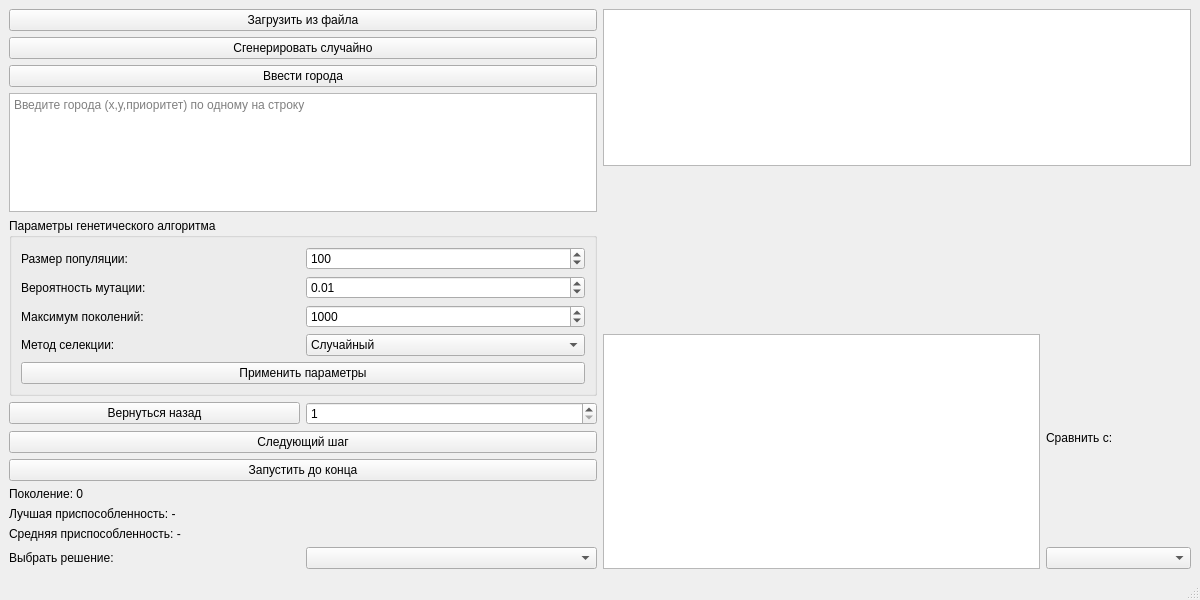
<?xml version="1.0" encoding="UTF-8"?>
<ui version="4.0">
    <class>Gui</class>
    <widget class="QMainWindow" name="Gui">
        <property name="geometry">
            <rect>
                <x>0</x>
                <y>0</y>
                <width>1200</width>
                <height>600</height>
            </rect>
        </property>
        <property name="windowTitle">
            <string>Задача коммивояжера с приоритетами</string>
        </property>
        <widget class="QWidget" name="centralwidget">
            <layout class="QHBoxLayout" name="horizontalLayout">
                <item>
                    <layout class="QVBoxLayout" name="verticalLayout">
                        <item>
                            <widget class="QPushButton" name="loadFileButton">
                                <property name="text">
                                    <string>Загрузить из файла</string>
                                </property>
                            </widget>
                        </item>
                        <item>
                            <widget class="QPushButton" name="generateRandomButton">
                                <property name="text">
                                    <string>Сгенерировать случайно</string>
                                </property>
                            </widget>
                        </item>
                        <item>
                            <widget class="QPushButton" name="inputCitiesButton">
                                <property name="text">
                                    <string>Ввести города</string>
                                </property>
                            </widget>
                        </item>
                        <item>
                            <widget class="QTextEdit" name="textEdit">
                                <property name="placeholderText">
                                    <string>Введите города (x,y,приоритет) по одному на строку</string>
                                </property>
                            </widget>
                        </item>
                        <item>
                            <widget class="QGroupBox" name="paramsGroup">
                                <property name="title">
                                    <string>Параметры генетического алгоритма</string>
                                </property>
                                <layout class="QVBoxLayout" name="verticalLayout_2">
                                    <item>
                                        <layout class="QHBoxLayout" name="popSizeLayout">
                                            <item>
                                                <widget class="QLabel" name="label">
                                                    <property name="text">
                                                        <string>Размер популяции:</string>
                                                    </property>
                                                </widget>
                                            </item>
                                            <item>
                                                <widget class="QSpinBox" name="popSizeSpinBox">
                                                    <property name="minimum">
                                                        <number>10</number>
                                                    </property>
                                                    <property name="maximum">
                                                        <number>1000</number>
                                                    </property>
                                                    <property name="value">
                                                        <number>100</number>
                                                    </property>
                                                </widget>
                                            </item>
                                        </layout>
                                    </item>
                                    <item>
                                        <layout class="QHBoxLayout" name="mutationRateLayout">
                                            <item>
                                                <widget class="QLabel" name="label_2">
                                                    <property name="text">
                                                        <string>Вероятность мутации:</string>
                                                    </property>
                                                </widget>
                                            </item>
                                            <item>
                                                <widget class="QDoubleSpinBox" name="mutationRateSpinBox">
                                                    <property name="maximum">
                                                        <double>1.000000000000000</double>
                                                    </property>
                                                    <property name="singleStep">
                                                        <double>0.010000000000000</double>
                                                    </property>
                                                    <property name="value">
                                                        <double>0.010000000000000</double>
                                                    </property>
                                                </widget>
                                            </item>
                                        </layout>
                                    </item>
                                    <item>
                                        <layout class="QHBoxLayout" name="maxGenLayout">
                                            <item>
                                                <widget class="QLabel" name="label_3">
                                                    <property name="text">
                                                        <string>Максимум поколений:</string>
                                                    </property>
                                                </widget>
                                            </item>
                                            <item>
                                                <widget class="QSpinBox" name="maxGenSpinBox">
                                                    <property name="minimum">
                                                        <number>100</number>
                                                    </property>
                                                    <property name="maximum">
                                                        <number>10000</number>
                                                    </property>
                                                    <property name="value">
                                                        <number>1000</number>
                                                    </property>
                                                </widget>
                                            </item>
                                        </layout>
                                    </item>
                                    <item>
                                        <layout class="QHBoxLayout" name="selectionMethodLayout">
                                            <item>
                                                <widget class="QLabel" name="label_4">
                                                    <property name="text">
                                                        <string>Метод селекции:</string>
                                                    </property>
                                                </widget>
                                            </item>
                                            <item>
                                                <widget class="QComboBox" name="selectionMethodComboBox">
                                                    <item>
                                                        <property name="text">
                                                            <string>Случайный</string>
                                                        </property>
                                                    </item>
                                                    <item>
                                                        <property name="text">
                                                            <string>Турнирный</string>
                                                        </property>
                                                    </item>
                                                </widget>
                                            </item>
                                        </layout>
                                    </item>
                                    <item>
                                        <widget class="QPushButton" name="applyParamsButton">
                                            <property name="text">
                                                <string>Применить параметры</string>
                                            </property>
                                        </widget>
                                    </item>
                                </layout>
                            </widget>
                        </item>
                        <item>
                            <layout class="QHBoxLayout" name="backLayout">
                                <item>
                                    <widget class="QPushButton" name="backButton">
                                        <property name="text">
                                            <string>Вернуться назад</string>
                                        </property>
                                    </widget>
                                </item>
                                <item>
                                    <widget class="QSpinBox" name="backStepsSpinBox">
                                        <property name="minimum">
                                            <number>1</number>
                                        </property>
                                        <property name="maximum">
                                            <number>100</number>
                                        </property>
                                        <property name="value">
                                            <number>1</number>
                                        </property>
                                    </widget>
                                </item>
                            </layout>
                        </item>
                        <item>
                            <widget class="QPushButton" name="runStepButton">
                                <property name="text">
                                    <string>Следующий шаг</string>
                                </property>
                            </widget>
                        </item>
                        <item>
                            <widget class="QPushButton" name="runToEndButton">
                                <property name="text">
                                    <string>Запустить до конца</string>
                                </property>
                            </widget>
                        </item>
                        <item>
                            <widget class="QLabel" name="generationLabel">
                                <property name="text">
                                    <string>Поколение: 0</string>
                                </property>
                            </widget>
                        </item>
                        <item>
                            <widget class="QLabel" name="bestFitnessLabel">
                                <property name="text">
                                    <string>Лучшая приспособленность: -</string>
                                </property>
                            </widget>
                        </item>
                        <item>
                            <widget class="QLabel" name="avgFitnessLabel">
                                <property name="text">
                                    <string>Средняя приспособленность: -</string>
                                </property>
                            </widget>
                        </item>
                        <item>
                            <layout class="QHBoxLayout" name="solutionSelectionLayout">
                                <item>
                                    <widget class="QLabel" name="label_5">
                                        <property name="text">
                                            <string>Выбрать решение:</string>
                                        </property>
                                    </widget>
                                </item>
                                <item>
                                    <widget class="QComboBox" name="solutionComboBox"/>
                                </item>
                            </layout>
                        </item>
                    </layout>
                </item>
                <item>
                    <layout class="QVBoxLayout" name="verticalLayout_3" stretch="2,2,3">
                        <item>
                            <widget class="QGraphicsView" name="graphicsView">
                                <property name="sizePolicy">
                                    <sizepolicy hsizetype="Expanding" vsizetype="Expanding">
                                        <horstretch>0</horstretch>
                                        <verstretch>2</verstretch>
                                    </sizepolicy>
                                </property>
                            </widget>
                        </item>
                        <item>
                            <widget class="QWidget" name="fitnessChartView" native="true">
                                <property name="sizePolicy">
                                    <sizepolicy hsizetype="Expanding" vsizetype="Expanding">
                                        <horstretch>0</horstretch>
                                        <verstretch>2</verstretch>
                                    </sizepolicy>
                                </property>
                                <attribute name="class">
                                    <string>QtCharts::QChartView</string>
                                </attribute>
                            </widget>
                        </item>
                        <item>
                            <layout class="QHBoxLayout" name="compareLayout" stretch="3,1">
                                <item>
                                    <widget class="QGraphicsView" name="compareGraphicsView">
                                        <property name="sizePolicy">
                                            <sizepolicy hsizetype="Expanding" vsizetype="Expanding">
                                                <horstretch>0</horstretch>
                                                <verstretch>3</verstretch>
                                            </sizepolicy>
                                        </property>
                                    </widget>
                                </item>
                                <item>
                                    <layout class="QVBoxLayout" name="compareSelectionLayout">
                                        <item>
                                            <widget class="QLabel" name="label_6">
                                                <property name="text">
                                                    <string>Сравнить с:</string>
                                                </property>
                                                <property name="maximumWidth">
                                                    <number>150</number>
                                                </property>
                                            </widget>
                                        </item>
                                        <item>
                                            <widget class="QComboBox" name="compareComboBox">
                                                <property name="maximumWidth">
                                                    <number>150</number>
                                                </property>
                                            </widget>
                                        </item>
                                    </layout>
                                </item>
                            </layout>
                        </item>
                    </layout>
                </item>
            </layout>
        </widget>
        <widget class="QMenuBar" name="menubar"/>
        <widget class="QStatusBar" name="statusbar"/>
    </widget>
    <customwidgets>
        <customwidget>
            <class>QtCharts::QChartView</class>
            <extends>QWidget</extends>
            <header>QtCharts/QChartView</header>
            <container>1</container>
        </customwidget>
    </customwidgets>
    <resources/>
    <connections/>
</ui>
